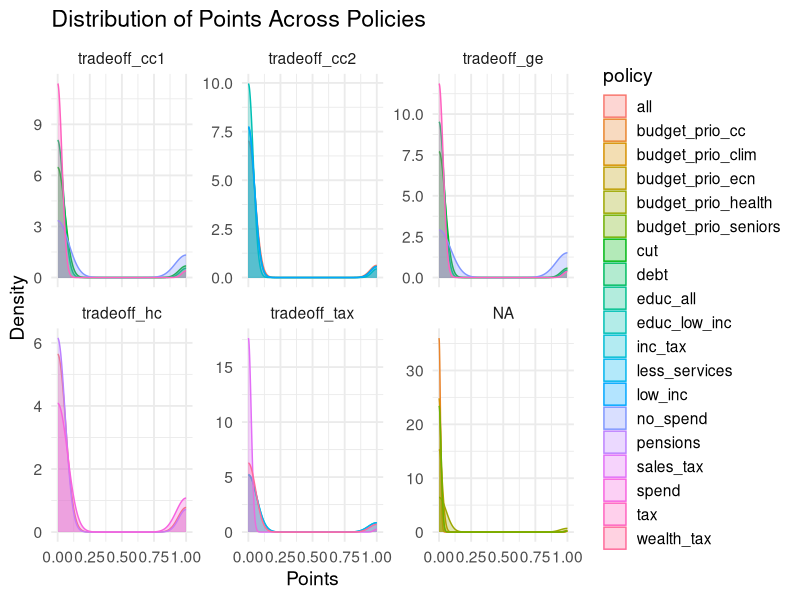
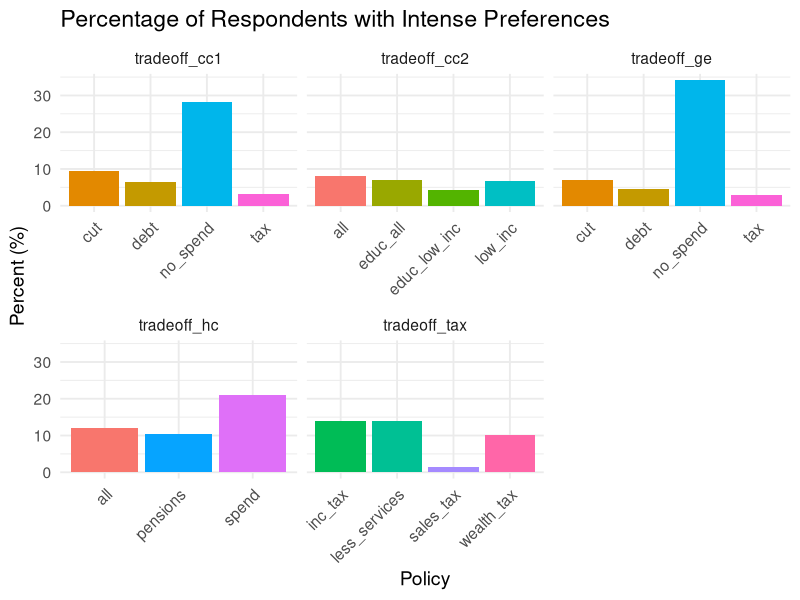
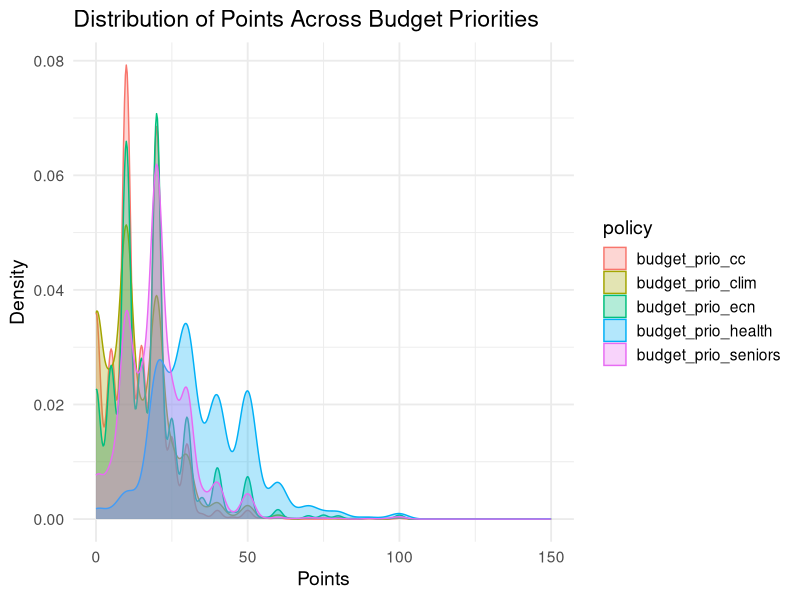
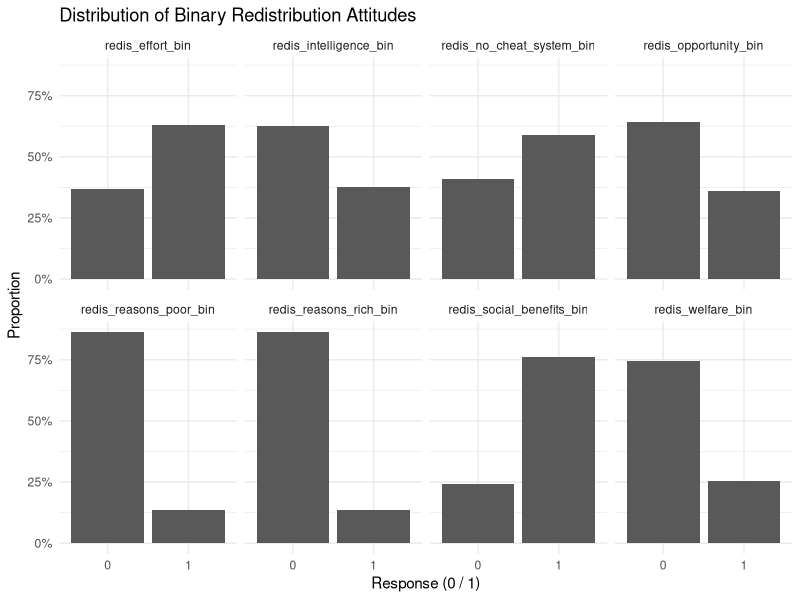
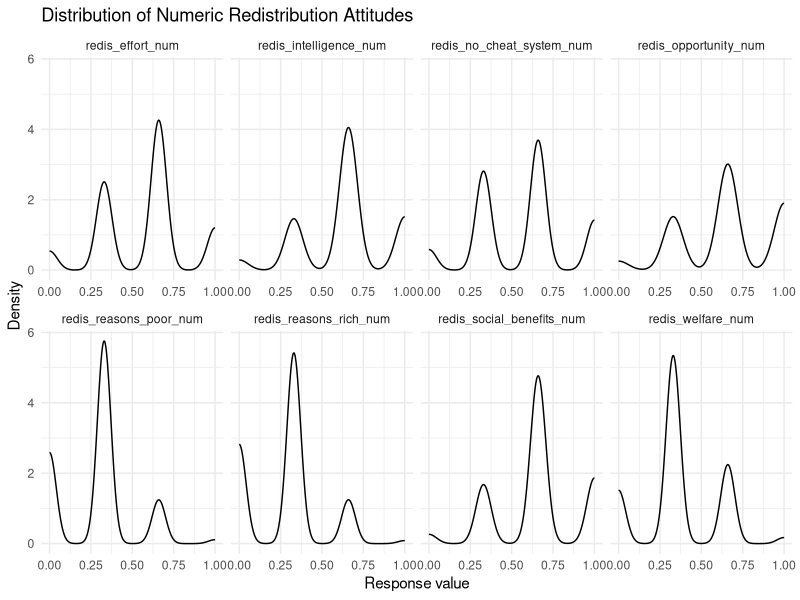

The R script that drew these images, in order:
# ===================================================================
# DESCRIPTIVE STATISTICS PRIOR TO MODELS
# ===================================================================

# -----------------------
# Load packages
# -----------------------
library(tidyverse)
library(tidyr)
library(dplyr)

# -----------------------
# Load wrangled and clean data (from aca_wrangling_W26.csv, now data/clean_df_valid.csv)
# -----------------------

df <- read.csv("data/clean_df_valid.csv")

# -------------------------------------------------------------------
# VISUALIZATION: Proportion Selecting Each Policy as Top Priority (intensity)
# -------------------------------------------------------------------
# Uses binary tradeoff intensity variables
# -------------------------------------------------------------------

# Intense allocation across all tradeoff questions
summary_all <- df %>%
  # select all columns ending with "_intense"
  select(ends_with("_intense")) %>%
  pivot_longer(
    cols = everything(),
    names_to = "policy",
    values_to = "points"
  ) %>%
  mutate(
    # extract the question type (cc1, cc2, ge, etc.)
    question = str_extract(policy, "^tradeoff_[^_]+"),
    # clean policy name
    policy = str_remove(policy, "^tradeoff_[^_]+_") %>% str_remove("_intense")
  ) %>%
  group_by(question, policy) %>%
  summarise(
    mean_points = mean(points, na.rm = TRUE),
    .groups = "drop"
  )

# Reshape the data
all_points <- df %>%
  select(ends_with("_intense")) %>%
  pivot_longer(
    cols = everything(),
    names_to = "policy",
    values_to = "points"
  ) %>%
  mutate(
    question = str_extract(policy, "^tradeoff_[^_]+"),
    policy = str_remove(policy, "^tradeoff_[^_]+_") %>% str_remove("_intense")
  )

# Plot 
ggplot(all_points %>% filter(!is.na(points)), 
       aes(x = points, color = policy, fill = policy)) +
  geom_density(alpha = 0.3) +
  facet_wrap(~ question, scales = "free_y") +
  labs(
    title = "Distribution of Points Across Policies",
    x = "Points",
    y = "Density"
  ) +
  theme_minimal(base_size = 14)

# Count intense preferences for all tradeoff questions
all_counts <- df %>%
  select(matches("^tradeoff_.*_intense$")) %>%       # select all tradeoff intense columns
  pivot_longer(
    cols = everything(),
    names_to = "full_var",
    values_to = "intense"
  ) %>%
  mutate(
    question = str_extract(full_var, "^tradeoff_[^_]+"),       # extract question, e.g., tradeoff_cc1
    policy = str_remove(full_var, "^tradeoff_[^_]+_") %>%      # remove question prefix
      str_remove("_intense")                             # remove suffix
  ) %>%
  group_by(question, policy) %>%
  summarise(
    n_intense = sum(intense, na.rm = TRUE),
    n_total = sum(!is.na(intense)),
    pct_intense = n_intense / n_total * 100,
    .groups = "drop"
  )

all_counts

# Bar chart of intense preferences per policy per question
ggplot(all_counts, aes(x = policy, y = pct_intense, fill = policy)) +
  geom_col(show.legend = FALSE) +             # simple bars, no legend
  facet_wrap(~ question, scales = "free_x") + # one panel per question
  labs(
    title = "Percentage of Respondents with Intense Preferences",
    x = "Policy",
    y = "Percent (%)"
  ) +
  theme_minimal(base_size = 14) +
  theme(
    axis.text.x = element_text(angle = 45, hjust = 1) # rotate x labels
  )


# -------------------------------------------------------------------
# Five budget priority variables

budget_vars <- c(
  "budget_prio_health",
  "budget_prio_seniors",
  "budget_prio_cc",
  "budget_prio_ecn",
  "budget_prio_clim"
)

# Reshape to long format
budget_long <- df %>%
  select(all_of(budget_vars)) %>%
  pivot_longer(
    cols = everything(),
    names_to = "policy",
    values_to = "points"
  )

# Plot density
ggplot(budget_long %>% filter(!is.na(points)), aes(x = points, fill = policy, color = policy)) +
  geom_density(alpha = 0.3) +
  labs(
    title = "Distribution of Points Across Budget Priorities",
    x = "Points",
    y = "Density"
  ) +
  theme_minimal(base_size = 14)

# -------------------------------------------------------------------
# VISUALIZATION: Redistribution
# -------------------------------------------------------------------
# Binary variables

df_bin_long <- df %>%
  select(
    redis_effort_bin,
    redis_intelligence_bin,
    redis_no_cheat_system_bin,
    redis_opportunity_bin,
    redis_reasons_poor_bin,
    redis_reasons_rich_bin,
    redis_social_benefits_bin,
    redis_welfare_bin
  ) %>%
  pivot_longer(
    cols = everything(),
    names_to = "question",
    values_to = "response"
  )

ggplot(df_bin_long, aes(x = factor(response))) +
  geom_bar(aes(y = after_stat(prop), group = question)) +
  facet_wrap(~ question, ncol = 4) +
  scale_y_continuous(labels = scales::percent) +
  labs(
    x = "Response (0 / 1)",
    y = "Proportion",
    title = "Distribution of Binary Redistribution Attitudes"
  ) +
  theme_minimal()

# Numeric variables
df_num_long <- df %>%
  select(
    redis_effort_num,
    redis_intelligence_num,
    redis_no_cheat_system_num,
    redis_opportunity_num,
    redis_reasons_poor_num,
    redis_reasons_rich_num,
    redis_social_benefits_num,
    redis_welfare_num
  ) %>%
  pivot_longer(
    cols = everything(),
    names_to = "question",
    values_to = "response"
  )

ggplot(df_num_long, aes(x = response)) +
  geom_density() +
  facet_wrap(~ question, scales = "free_x", ncol = 4) +
  labs(
    x = "Response value",
    y = "Density",
    title = "Distribution of Numeric Redistribution Attitudes"
  ) +
  theme_minimal()

# Correlation tests for similar questions
rich_poor <- df[, c("redis_reasons_poor_num", "redis_reasons_rich_num")]

free_ride <- df[, c(
  "redis_social_benefits_num",
  "redis_welfare_num",
  "redis_no_cheat_system_num"
)]

opportunity <- df[, c(
  "redis_effort_num",
  "redis_intelligence_num",
  "redis_opportunity_num"
)]

cor(
  rich_poor,
  use = "pairwise.complete.obs",
  method = "pearson"
)

cor.test(
  rich_poor$redis_reasons_poor_num,
  rich_poor$redis_reasons_rich_num
)

cor(
  free_ride,
  use = "pairwise.complete.obs",
  method = "pearson"
)

# Robustness check
cor(
  free_ride,
  use = "pairwise.complete.obs",
  method = "spearman"
)

cor(
  opportunity,
  use = "pairwise.complete.obs",
  method = "pearson"
)

# Robustness check
cor(
  opportunity,
  use = "pairwise.complete.obs",
  method = "spearman"
)

pairwise_n <- function(x) {
  outer(
    colnames(x),
    colnames(x),
    Vectorize(function(i, j)
      sum(complete.cases(x[, c(i, j)])))
  )
}

pairwise_n(rich_poor)
pairwise_n(free_ride)
pairwise_n(opportunity)

# All moderate correlations between 0.19 and 0.33 -- performed a quick factor analysis and not worth persuing (between grooups and all)
